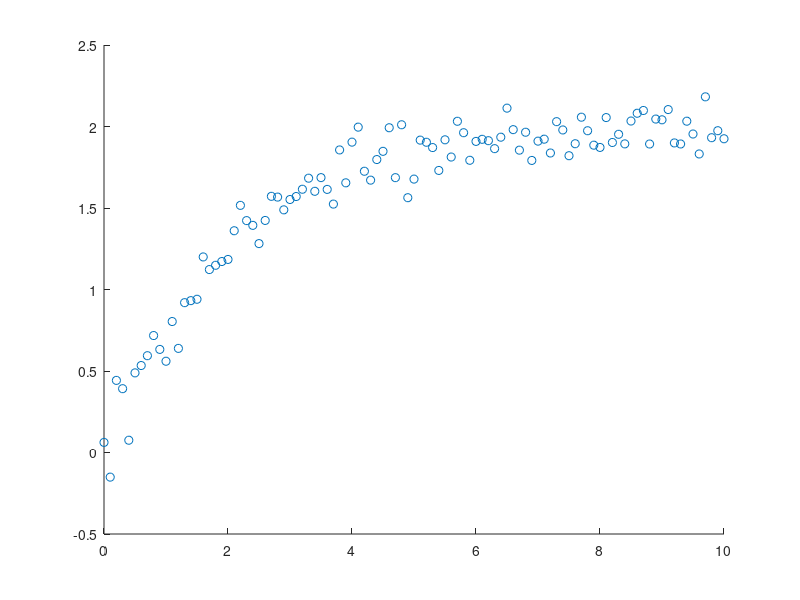

This chart was generated by the following MATLAB code: (Note: this script raises an error after producing the figure.)
clear
clc

% data
t = 0:0.1:10;
S = tf('s');
K = 2;
tau = 2;
sys = K/(tau*S+1);
[y,t] = step(sys,t);

% noise
r = 0.1.*randn(length(t),1);

% data + noise
y = y+r;

figure(1)
scatter(t,y)

data = [t,y]';

writematrix(data,'data_orde1.xlsx','WriteMode','replacefile');


